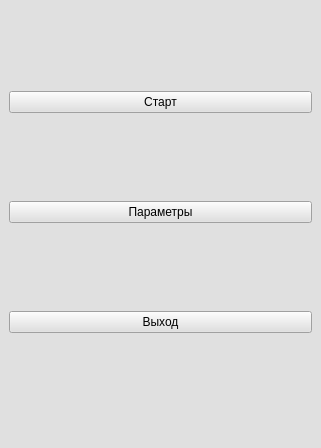
<?xml version="1.0" encoding="UTF-8"?>
<ui version="4.0">
 <class>MainWindow</class>
 <widget class="QMainWindow" name="MainWindow">
  <property name="geometry">
   <rect>
    <x>0</x>
    <y>0</y>
    <width>321</width>
    <height>448</height>
   </rect>
  </property>
  <property name="minimumSize">
   <size>
    <width>310</width>
    <height>410</height>
   </size>
  </property>
  <property name="maximumSize">
   <size>
    <width>321</width>
    <height>448</height>
   </size>
  </property>
  <property name="windowTitle">
   <string>Диагностика</string>
  </property>
  <property name="styleSheet">
   <string notr="true">background-color:rgb(224, 224, 224);</string>
  </property>
  <widget class="QWidget" name="centralwidget">
   <layout class="QVBoxLayout" name="verticalLayout">
    <item>
     <widget class="QPushButton" name="p_button_start">
      <property name="styleSheet">
       <string notr="true">color:black</string>
      </property>
      <property name="text">
       <string>Старт</string>
      </property>
     </widget>
    </item>
    <item>
     <widget class="QPushButton" name="p_button_params">
      <property name="styleSheet">
       <string notr="true">color:black</string>
      </property>
      <property name="text">
       <string>Параметры</string>
      </property>
     </widget>
    </item>
    <item>
     <widget class="QPushButton" name="p_button_exit">
      <property name="styleSheet">
       <string notr="true">color:black</string>
      </property>
      <property name="text">
       <string>Выход</string>
      </property>
     </widget>
    </item>
   </layout>
  </widget>
  <widget class="QMenuBar" name="menubar">
   <property name="geometry">
    <rect>
     <x>0</x>
     <y>0</y>
     <width>321</width>
     <height>23</height>
    </rect>
   </property>
  </widget>
  <widget class="QStatusBar" name="statusbar"/>
 </widget>
 <resources/>
 <connections/>
</ui>
